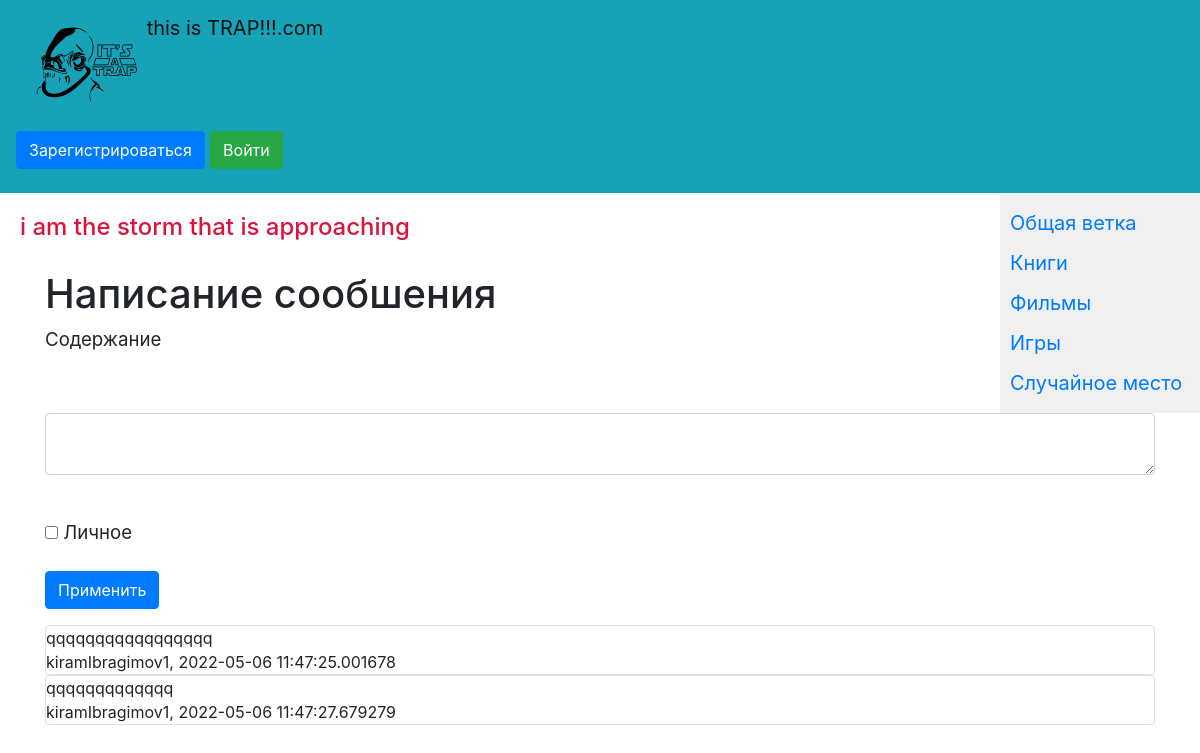
Before: /games with the older database file.
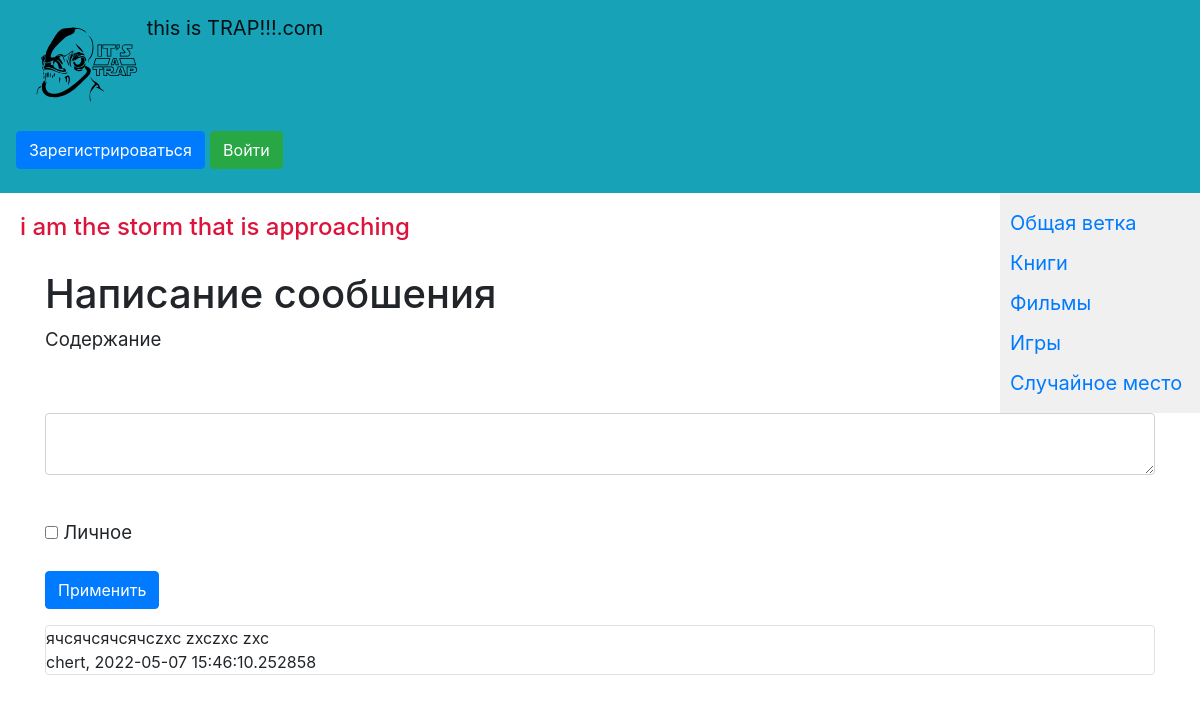
After: the same page with the newer database file.
### data/games.py (models this page shows)
class Game(SqlAlchemyBase):
    __tablename__ = 'games'
    id = sqlalchemy.Column(sqlalchemy.Integer,
                           primary_key=True, autoincrement=True)
    content = sqlalchemy.Column(sqlalchemy.String, nullable=True)
    created_date = sqlalchemy.Column(sqlalchemy.DateTime,
                                     default=datetime.datetime.now)
    is_private = sqlalchemy.Column(sqlalchemy.Boolean, default=True)
    user_id = sqlalchemy.Column(sqlalchemy.Integer,
                                sqlalchemy.ForeignKey("users.id"))
    user = orm.relation('User')

### data/users.py (models this page shows, shortened)
class User(SqlAlchemyBase, UserMixin):
    __tablename__ = 'users'
    id = sqlalchemy.Column(sqlalchemy.Integer,
                           primary_key=True, autoincrement=True)
    name = sqlalchemy.Column(sqlalchemy.String, nullable=True)
    about = sqlalchemy.Column(sqlalchemy.String, nullable=True)
    email = sqlalchemy.Column(sqlalchemy.String,
                              index=True, unique=True, nullable=True)
    hashed_password = sqlalchemy.Column(sqlalchemy.String, nullable=True)
    created_date = sqlalchemy.Column(sqlalchemy.DateTime,
                                     default=datetime.datetime.now)
    news = orm.relation("News", back_populates='user')
    films = orm.relation("Film", back_populates='user')
    books = orm.relation("Book", back_populates='user')
    games = orm.relation("Game", back_populates='user')
    humors = orm.relation("Humo", back_populates='user')

### main.py (the view, shortened to what this page needs)
@app.route('/games', methods=['GET', 'POST'])
def add_game():
    form = NewsForm()
    db_sess = db_session.create_session()
    if current_user.is_authenticated:
        news = db_sess.query(Game).filter(
            (Game.user == current_user) | (Game.is_private != True))
    else:
        news = db_sess.query(Game).filter(Game.is_private != True)
    print(3)
    return render_template('news.html',
                           form=form,
                           news=news)

### forms/news.py
class NewsForm(FlaskForm):
    content = TextAreaField("Содержание")
    is_private = BooleanField("Личное")
    submit = SubmitField('Применить')

### data/db_session.py (called while the page is built)
def create_session() -> Session:
    global __factory
    return __factory()

### templates/news.html (shortened to what this page needs)
{% extends "base.html" %}
{% block content %}
<h1>Написание сообшения</h1>
<form action="" method="post">
    {{ form.hidden_tag() }}<p>
        {{ form.content.label }}<br>
        {{ form.content(class="form-control") }}<br>
    </p>
    <p>{{ form.is_private() }} {{ form.is_private.label }}</p>
    <p>{{ form.submit(type="submit", class="btn btn-primary") }}</p>
</form>
{% for item in news%}
<div class="col-md6 border rounded">
    <div>
        {{item.content}}
    </div>
    <div>
        {{item.user.name}}, {{item.created_date}}
    </div>
</div>
{% endfor %}
{% endblock %}

Changed rows visible on the page:
removed Game: content "qqqqqqqqqqqqqqqqq", user.name "kiramIbragimov1", created_date "2022-05-06 11:47:25.001678"
removed Game: content "qqqqqqqqqqqqq", user.name "kiramIbragimov1", created_date "2022-05-06 11:47:27.679279"
added Game: content "ячсячсячсячсzxc zxczxc zxc", user.name "chert", created_date "2022-05-07 15:46:10.252858"
